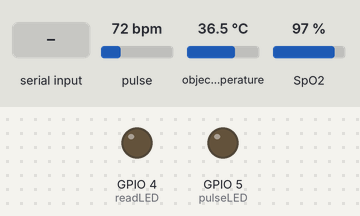
Simulated run of this sketch. Board: ESP32. On the bench: output pins drawn as LEDs (lit = HIGH). Dashed ring = blinking. The inputs (shaded band) are chosen by the test bench; at power-on: pulse 72 bpm, object temperature 36.5 °C, SpO2 97 %. WiFi joins after 1.5 s; servers stay silent unless stated; uploads are accepted with an empty reply; what the sketch prints to the serial monitor is not drawn.

Above: at 2.3 s.
2.4 s: "1" received over Serial
At 6.56 s:
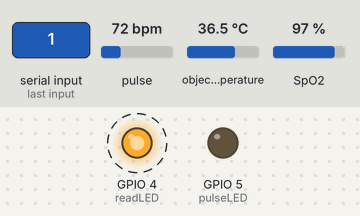
Timing chart, 0 to 12.9 s (numbered marks = the images above; inputs shaded):
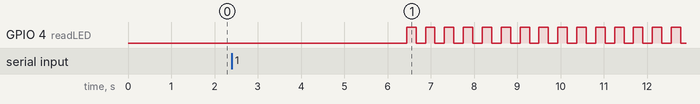

Measured:
- after the input at 2.4 s, GPIO 4 (readLED): alternates HIGH for 0.22 s and LOW for 0.22 s, starting after 4.0 s

The sketch:

project_sit.ino
```cpp
//final one
#include <Wire.h>
#include "MAX30105.h"
#include "spo2_algorithm.h"
#include <Adafruit_MLX90614.h>

Adafruit_MLX90614 mlx = Adafruit_MLX90614();

MAX30105 particleSensor;

#define MAX_BRIGHTNESS 255

#include <WiFi.h>
#include <HTTPClient.h>
#include <ArduinoJson.h>

#define SERVER_IP "192.168.217.136:8000"

#ifndef STASSID
#define STASSID "Disha"
#define STAPSK "dishaa.2233"
#endif

#if defined(_AVR_ATmega328P) || defined(AVR_ATmega168_)
//Arduino Uno doesn't have enough SRAM to store 100 samples of IR led data and red led data in 32-bit format
//To solve this problem, 16-bit MSB of the sampled data will be truncated. Samples become 16-bit data.
uint16_t irBuffer[100];   //infrared LED sensor data
uint16_t redBuffer[100];  //red LED sensor data
#else
uint32_t irBuffer[100];   //infrared LED sensor data
uint32_t redBuffer[100];  //red LED sensor data
#endif

int32_t bufferLength;   //data length
int32_t spo2;           //SPO2 value
int8_t validSPO2;       //indicator to show if the SPO2 calculation is valid
int32_t heartRate;      //heart rate value
int8_t validHeartRate;  //indicator to show if the heart rate calculation is valid

byte pulseLED = 5;  //Must be on PWM pin
byte readLED = 4;   //Blinks with each data read

DynamicJsonDocument doc(1024);
String postData;

void setup() {
  // put your setup code here, to run once:
  Serial.begin(115200);  // initialize serial communication at 115200 bits per second:
  WiFi.begin(STASSID, STAPSK);

  while (WiFi.status() != WL_CONNECTED) {
    delay(500);
    Serial.print(".");
  }
  Serial.println("");
  Serial.print("Connected! IP address: ");
  Serial.println(WiFi.localIP());

  pinMode(pulseLED, OUTPUT);
  pinMode(readLED, OUTPUT);
  Serial.println("Adafruit MLX90614 test");

  if (!mlx.begin()) {
    Serial.println("Error connecting to MLX sensor. Check wiring.");
    while (1)
      ;
  };

  Serial.print("Emissivity = ");
  Serial.println(mlx.readEmissivity());
  Serial.println("================================================");

  // Initialize sensor
  if (!particleSensor.begin(Wire))  //Use default I2C port, 400kHz speed
  {
    Serial.println(F("MAX30105 was not found. Please check wiring/power."));
    while (1)
      ;
  }

  Serial.println(F("Attach sensor to finger with rubber band. Press any key to start conversion"));
  while (Serial.available() == 0)
    ;  //wait until user presses a key
  Serial.read();

  byte ledBrightness = 60;  //Options: 0=Off to 255=50mA
  byte sampleAverage = 4;   //Options: 1, 2, 4, 8, 16, 32
  byte ledMode = 2;         //Options: 1 = Red only, 2 = Red + IR, 3 = Red + IR + Green
  byte sampleRate = 100;    //Options: 50, 100, 200, 400, 800, 1000, 1600, 3200
  int pulseWidth = 411;     //Options: 69, 118, 215, 411
  int adcRange = 4096;      //Options: 2048, 4096, 8192, 16384

  particleSensor.setup(ledBrightness, sampleAverage, ledMode, sampleRate, pulseWidth, adcRange);  //Configure sensor with these settings
}

void loop() {
  // put your main code here, to run repeatedly:
  bufferLength = 100;  //buffer length of 100 stores 4 seconds of samples running at 25sps

  //read the first 100 samples, and determine the signal range
  Serial.print("Waiting for raw Data");
  for (byte i = 0; i < bufferLength; i++) {
    while (particleSensor.available() == false)  //do we have new data?
      particleSensor.check();                    //Check the sensor for new data

    redBuffer[i] = particleSensor.getRed();
    irBuffer[i] = particleSensor.getIR();
    particleSensor.nextSample();  //We're finished with this sample so move to next sample

    // Serial.print(F("red="));
    // Serial.print(redBuffer[i], DEC);
    // Serial.print(F(", ir="));
    // Serial.println(irBuffer[i], DEC);
    Serial.print(".");
  }
  Serial.println();

  maxim_heart_rate_and_oxygen_saturation(irBuffer, bufferLength, redBuffer, &spo2, &validSPO2, &heartRate, &validHeartRate);

  while (1) {
    //dumping the first 25 sets of samples in the memory and shift the last 75 sets of samples to the top
    for (byte i = 25; i < 100; i++) {
      redBuffer[i - 25] = redBuffer[i];
      irBuffer[i - 25] = irBuffer[i];
    }

    //take 25 sets of samples before calculating the heart rate.
    for (byte i = 75; i < 100; i++) {
      while (particleSensor.available() == false)  //do we have new data?
        particleSensor.check();                    //Check the sensor for new data

      digitalWrite(readLED, !digitalRead(readLED));  //Blink onboard LED with every data read

      redBuffer[i] = particleSensor.getRed();
      irBuffer[i] = particleSensor.getIR();
      particleSensor.nextSample();  //We're finished with this sample so move to next sample

      if (validSPO2) {
        Serial.print("SPO2: ");
        Serial.print(spo2);

        Serial.print(" HR=");
        Serial.print(heartRate, DEC);

        Serial.print(" Body Temp= ");
        Serial.print(mlx.readObjectTempC());
        Serial.println("*C");
        if ((WiFi.status() == WL_CONNECTED)) {
          WiFiClient client;
          HTTPClient http;

          Serial.print("[HTTP] begin...\n");
          // configure traged server and url
          http.begin(client, "http://" SERVER_IP "/api/patient/data");  // HTTP

          http.addHeader("Content-Type", "application/json");

          Serial.print("[HTTP] POST...\n");
          // start connection and send HTTP header and body
          doc["username"] = "Disha1";
          doc["heart_rate"] = heartRate;
          doc["temperature"] = (int)mlx.readObjectTempC();
          doc["spo2"] = spo2;
          postData = "";
          serializeJson(doc, postData);
          Serial.println(postData);

          int httpCode = http.POST(postData);

          // httpCode will be negative on error
          if (httpCode > 0) {
            // HTTP header has been send and Server response header has been handled
            Serial.printf("[HTTP] POST... code: %d\n", httpCode);

            // file found at server
            if (httpCode == HTTP_CODE_OK) {
              const String& payload = http.getString();
              Serial.println("received payload:\n<<");
              Serial.println(payload);
              Serial.println(">>");
            }
          } else {
            Serial.println(httpCode);
            Serial.printf("[HTTP] POST... failed, error: %s\n", http.errorToString(httpCode).c_str());
          }
          http.end();
        }
      }
      // delay(2000);
    }
    Serial.println("Gathering new sample");

    //After gathering 25 new samples recalculate HR and SP02
    maxim_heart_rate_and_oxygen_saturation(irBuffer, bufferLength, redBuffer, &spo2, &validSPO2, &heartRate, &validHeartRate);
  }
}
```
